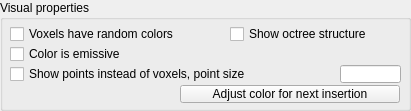
  <widget class="QGroupBox" name="groupBox">
   <property name="geometry">
    <rect>
     <x>10</x>
     <y>160</y>
     <width>411</width>
     <height>111</height>
    </rect>
   </property>
   <property name="title">
    <string>Visual properties</string>
   </property>
   <property name="flat">
    <bool>false</bool>
   </property>
   <property name="checkable">
    <bool>false</bool>
   </property>
   <widget class="QToolButton" name="qqColor">
    <property name="geometry">
     <rect>
      <x>180</x>
      <y>85</y>
      <width>220</width>
      <height>18</height>
     </rect>
    </property>
    <property name="focusPolicy">
     <enum>Qt::StrongFocus</enum>
    </property>
    <property name="text">
     <string>Adjust color for next insertion</string>
    </property>
   </widget>
   <widget class="QCheckBox" name="qqRandomColors">
    <property name="geometry">
     <rect>
      <x>10</x>
      <y>25</y>
      <width>221</width>
      <height>18</height>
     </rect>
    </property>
    <property name="focusPolicy">
     <enum>Qt::StrongFocus</enum>
    </property>
    <property name="text">
     <string>Voxels have random colors</string>
    </property>
   </widget>
   <widget class="QLineEdit" name="qqPointSize">
    <property name="geometry">
     <rect>
      <x>340</x>
      <y>65</y>
      <width>61</width>
      <height>18</height>
     </rect>
    </property>
    <property name="text">
     <string/>
    </property>
   </widget>
   <widget class="QCheckBox" name="qqShowOctree">
    <property name="geometry">
     <rect>
      <x>230</x>
      <y>25</y>
      <width>181</width>
      <height>18</height>
     </rect>
    </property>
    <property name="focusPolicy">
     <enum>Qt::StrongFocus</enum>
    </property>
    <property name="text">
     <string>Show octree structure</string>
    </property>
   </widget>
   <widget class="QCheckBox" name="qqUsePoints">
    <property name="geometry">
     <rect>
      <x>10</x>
      <y>65</y>
      <width>331</width>
      <height>18</height>
     </rect>
    </property>
    <property name="focusPolicy">
     <enum>Qt::StrongFocus</enum>
    </property>
    <property name="text">
     <string>Show points instead of voxels, point size</string>
    </property>
   </widget>
   <widget class="QCheckBox" name="qqEmissiveColor">
    <property name="geometry">
     <rect>
      <x>10</x>
      <y>45</y>
      <width>191</width>
      <height>18</height>
     </rect>
    </property>
    <property name="focusPolicy">
     <enum>Qt::StrongFocus</enum>
    </property>
    <property name="text">
     <string>Color is emissive</string>
    </property>
   </widget>
  </widget>
